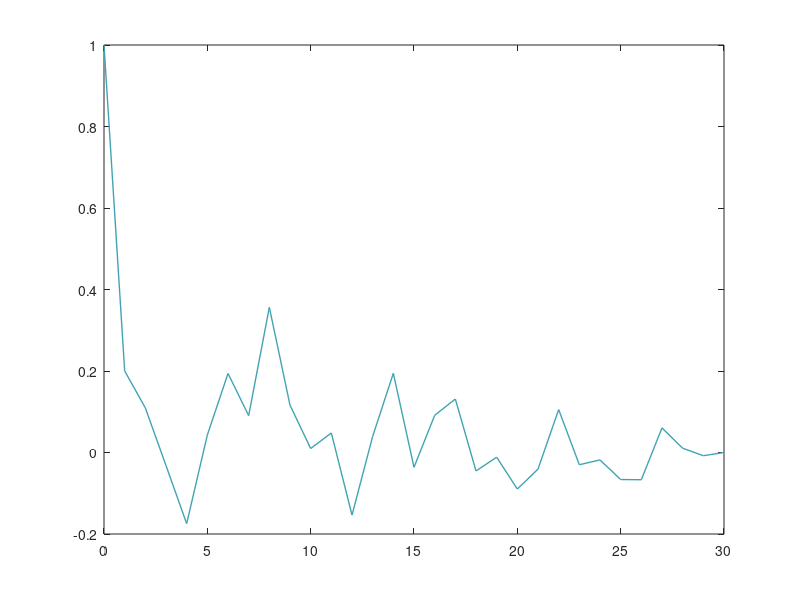

Source code (MATLAB): (Note: this script raises an error after producing the figure.)
%{
--------------------------------------
TEST DI BIANCHEZZA SUL RUMORE GENERATO
--------------------------------------
Con la seguente funzione Anderson si vuole verificare se il rumore bianco
generato in precedenza sia effettivamente bianco.

Gli argomenti della funzione sono rispettivamente 'WN', 'alpha' e 'tau_max'
%}
function anderson = Anderson(~,~,~)

load('workspace_generazione.mat','WN');

%controllo ingressi della funzione
if nargin < 3
   tau_max = 30;
end

if tau_max >= length(WN)
   tau_max = length(WN)-1;
end

if nargin < 2
  alpha = 0.05;
end

%verifico media e varianza
fprintf('\n');
fprintf('La media di WN e: \n');
fprintf('%f', mean(WN));
fprintf('\n \n');
fprintf('La varianza di WN e: \n');
fprintf('%f', var(WN));
fprintf('\n');

WN = WN(:)'; %trasposto per il calcolo successivo di gamma

%massimo valore del ritardo
M = tau_max;

%beta si può ottenere tramite il comando 'norminv' che ci permette di avere
%il valore dell'ascissa che assume la distribuzione in corrispondenza del
%valore 'alpha/2'
beta = abs(norminv(alpha/2));
fprintf('\n');
fprintf('Il coefficiente beta è: \n');
fprintf('%f', beta);
fprintf('\n');

%controllo livello di significatività alpha
if alpha <= 0 || alpha >= 1
    error('***Il livello di significatività deve appartenere a (0,1)!***');
    return;
end

%Calcolo una stima della covarianza campionaria
%gamma = zeros(tau_max+1,1);
for t=0:M
    gamma(t+1)=WN(1:M-t)*WN(1+t:M)';
end

fprintf('\nGamma vale: \n');
fprintf('%f', gamma);
fprintf('\n');

%Calcolo di una stima della varianza campionaria normalizzata:
%gamma(1) = una stima della varianza di WN
rho = gamma / gamma(1); 

%estremo dell'intervallo di confidenza 
estremo = beta/sqrt(M);
fprintf('\nGli estremi di intervallo di confidenza sono: \n');
fprintf('%f', -estremo);
fprintf(' e ');
fprintf('%f', estremo);
fprintf('\n');

%grafico della stima di covarianza ottenuta
figure('Name','Stima della covarianza campionaria normalizzata')
indice=0:M;
plot(indice,rho,'Color',[0.252 0.638 0.7],'LineWidth',1);
hold on;
sup = yline(estremo,'Color',[0.752 0.438 0.4],'LineWidth',1);
inf = yline(-estremo,'Color',[0.752 0.798 0.2],'LineWidth',1);
hold off;
title('Grafico di una stima di \rho(\tau)');
xlabel('Ritardo \tau');
ylabel('\rho(\tau)');
grid on;

%Calcolo dei valori che cadono al di fuori dell'intervallo dato
out = 0;
if abs(rho) > estremo
out = out + 1;
end 

fprintf('\n');
fprintf('Il numero dei valori che cadono al di fuori è: \n');
fprintf('%d', out);
fprintf('\n');

%verifico se il test è bianco oppure no
if (out/M) < alpha
    anderson = 'Il segnale generato WN è BIANCO';
else 
    anderson = 'Il segnale generato WN NON è BIANCO';
end
end
